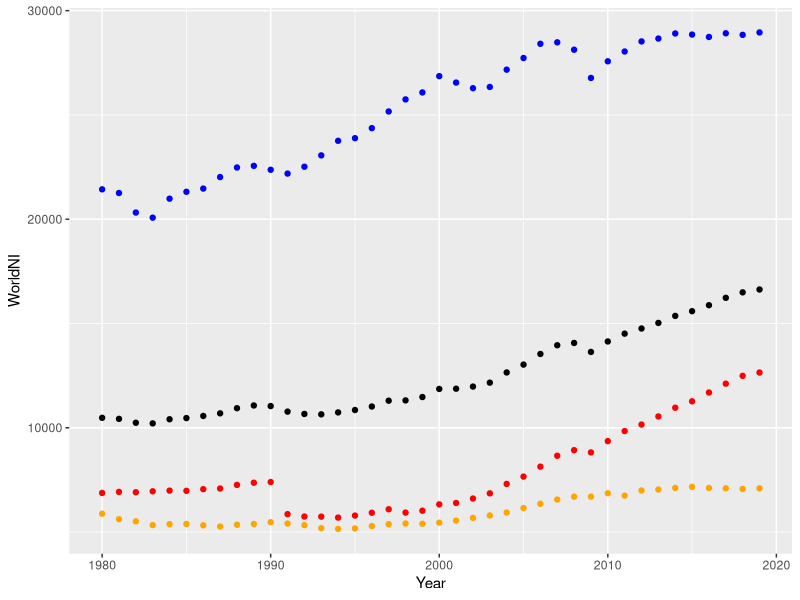

Recreate this plot in R.
## ---- chunk 1
knitr::opts_chunk$set(echo = TRUE)
## ---- chunk 2
library(tidyverse)
## ---- chunk 3
world_region_data <- read_delim("data/World_Region_Data/world_region_data.csv", 
    ";", escape_double = FALSE, trim_ws = TRUE)
## ---- chunk 4
world_region_data2 <- read_delim("data/World_Region_Data/world_region_data2.csv", 
    ";", escape_double = FALSE, trim_ws = TRUE)
## ---- chunk 5
colnames(world_region_data)

## ---- chunk 6
# Nuage de points simples
ggplot(world_region_data) + geom_point(aes(x=Year, y=WorldNI))+ geom_point(aes(x=Year, y=AfricaNI),color="orange") + geom_point(aes(x=Year, y=AsiaNI),color="red")+ geom_point(aes(x=Year, y=AmericasNI),color="blue")
